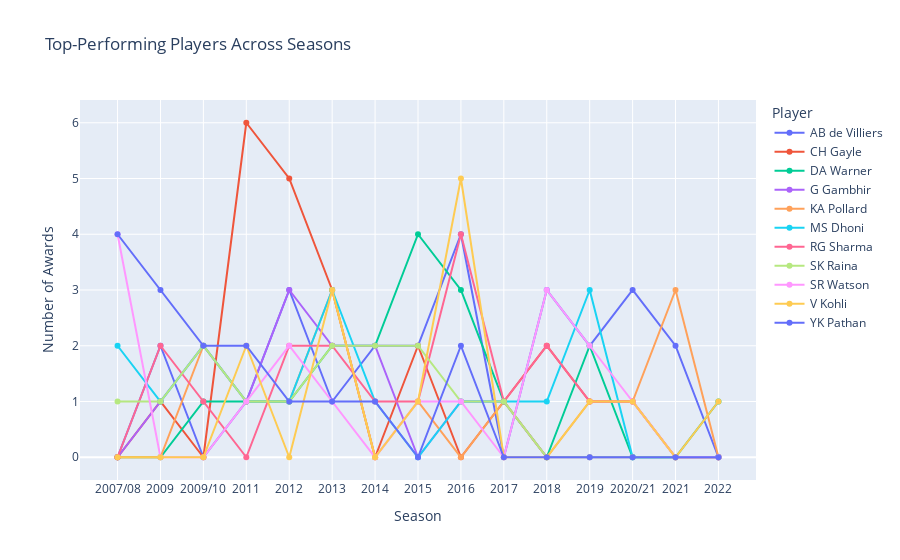

The cell this chart's notebook holds for it:
### Code cell
pivot_data = top_players_data.pivot(index='Season', columns='Player_of_Match', values='Awards').fillna(0)

fig = go.Figure()

for player in pivot_data.columns:
    fig.add_trace(go.Scatter(
        x=pivot_data.index,
        y=pivot_data[player],
        mode='lines+markers',
        name=player
    ))

fig.update_layout(
    title='Top-Performing Players Across Seasons',
    xaxis_title='Season',
    yaxis_title='Number of Awards',
    legend_title='Player'
)

fig.show()

### Figure 1 — Plotly figure (JSON) as saved in the notebook; plotly's stock layout.template omitted (floating-point values rounded to 4 significant figures)
{"data": [{"mode": "lines+markers", "name": "AB de Villiers", "type": "scatter", "x": ["2007/08", "2009", "2009/10", "2011", "2012", "2013", "2014", "2015", "2016", "2017", "2018", "2019", "2020/21", "2021", "2022"], "y": [0, 2, 0, 1, 3, 1, 2, 2, 4, 0, 3, 2, 3, 2, 0]}, {"mode": "lines+markers", "name": "CH Gayle", "type": "scatter", "x": ["2007/08", "2009", "2009/10", "2011", "2012", "2013", "2014", "2015", "2016", "2017", "2018", "2019", "2020/21", "2021", "2022"], "y": [0, 1, 0, 6, 5, 3, 0, 2, 0, 1, 2, 1, 1, 0, 0]}, {"mode": "lines+markers", "name": "DA Warner", "type": "scatter", "x": ["2007/08", "2009", "2009/10", "2011", "2012", "2013", "2014", "2015", "2016", "2017", "2018", "2019", "2020/21", "2021", "2022"], "y": [0, 0, 1, 1, 1, 2, 2, 4, 3, 1, 0, 2, 0, 0, 1]}, {"mode": "lines+markers", "name": "G Gambhir", "type": "scatter", "x": ["2007/08", "2009", "2009/10", "2011", "2012", "2013", "2014", "2015", "2016", "2017", "2018", "2019", "2020/21", "2021", "2022"], "y": [0, 1, 2, 1, 3, 2, 2, 0, 1, 1, 0, 0, 0, 0, 0]}, {"mode": "lines+markers", "name": "KA Pollard", "type": "scatter", "x": ["2007/08", "2009", "2009/10", "2011", "2012", "2013", "2014", "2015", "2016", "2017", "2018", "2019", "2020/21", "2021", "2022"], "y": [0, 0, 2, 1, 1, 3, 0, 1, 0, 1, 0, 1, 1, 3, 0]}, {"mode": "lines+markers", "name": "MS Dhoni", "type": "scatter", "x": ["2007/08", "2009", "2009/10", "2011", "2012", "2013", "2014", "2015", "2016", "2017", "2018", "2019", "2020/21", "2021", "2022"], "y": [2, 1, 2, 1, 1, 3, 1, 0, 1, 1, 1, 3, 0, 0, 0]}, {"mode": "lines+markers", "name": "RG Sharma", "type": "scatter", "x": ["2007/08", "2009", "2009/10", "2011", "2012", "2013", "2014", "2015", "2016", "2017", "2018", "2019", "2020/21", "2021", "2022"], "y": [0, 2, 1, 0, 2, 2, 1, 1, 4, 1, 2, 1, 1, 0, 0]}, {"mode": "lines+markers", "name": "SK Raina", "type": "scatter", "x": ["2007/08", "2009", "2009/10", "2011", "2012", "2013", "2014", "2015", "2016", "2017", "2018", "2019", "2020/21", "2021", "2022"], "y": [1, 1, 2, 1, 1, 2, 2, 2, 1, 1, 0, 0, 0, 0, 0]}, {"mode": "lines+markers", "name": "SR Watson", "type": "scatter", "x": ["2007/08", "2009", "2009/10", "2011", "2012", "2013", "2014", "2015", "2016", "2017", "2018", "2019", "2020/21", "2021", "2022"], "y": [4, 0, 0, 1, 2, 1, 0, 1, 1, 0, 3, 2, 1, 0, 0]}, {"mode": "lines+markers", "name": "V Kohli", "type": "scatter", "x": ["2007/08", "2009", "2009/10", "2011", "2012", "2013", "2014", "2015", "2016", "2017", "2018", "2019", "2020/21", "2021", "2022"], "y": [0, 0, 0, 2, 0, 3, 0, 1, 5, 0, 0, 1, 1, 0, 1]}, {"mode": "lines+markers", "name": "YK Pathan", "type": "scatter", "x": ["2007/08", "2009", "2009/10", "2011", "2012", "2013", "2014", "2015", "2016", "2017", "2018", "2019", "2020/21", "2021", "2022"], "y": [4, 3, 2, 2, 1, 1, 1, 0, 2, 0, 0, 0, 0, 0, 0]}], "layout": {"legend": {"title": {"text": "Player"}}, "title": {"text": "Top-Performing Players Across Seasons"}, "xaxis": {"title": {"text": "Season"}}, "yaxis": {"title": {"text": "Number of Awards"}}}}
